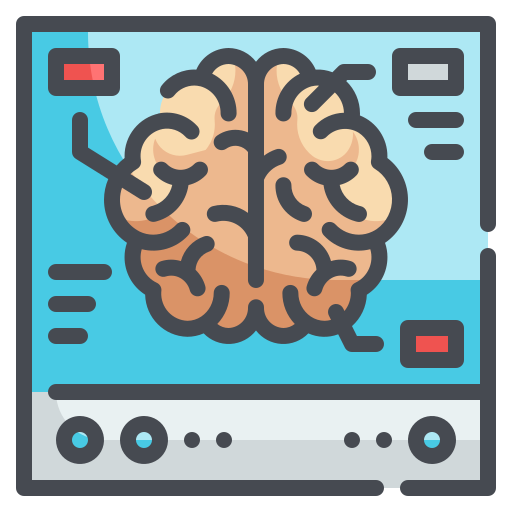
#> input picture app_icon.png, 512 x 512 px
$ python convert_icon.py
#> lines starting #> are read from the running program, lines starting #| are printed output that depends on the picture
# ===================================================================
# FILE 4: convert_icon.py
# ===================================================================
# Script to convert PNG icon to Windows .ico and macOS .icns

from PIL import Image
import os
import subprocess

print("Converting icon to platform-specific icon formats...")

# Input icon
logo_path = "./app_icon.png"

if not os.path.exists(logo_path):
    print(f"ERROR: {logo_path} not found!")
    exit(1)

# Load image
img = Image.open(logo_path)
#> img is the input picture: PIL image 512x512 RGBA; mean R, G, B, A 113.4, 137.2, 140, 223.8

# === Windows .ico ===
print("Creating Windows .ico...")
ico_path = "icon.ico"
img.save(
    ico_path,
    format="ICO",
    sizes=[(16, 16), (32, 32), (48, 48), (64, 64), (128, 128), (256, 256)],
)
print(f"✓ Created {ico_path}")

# === macOS .icns ===
print("Creating macOS .icns...")

# Check if on macOS (iconutil available)
if os.system("which iconutil > /dev/null 2>&1") == 0:
    # Create iconset directory
    iconset_dir = "icon.iconset"
    os.makedirs(iconset_dir, exist_ok=True)

    # Generate all required sizes
    sizes = [
        (16, "icon_16x16.png"),
        (32, "icon_16x16@2x.png"),
        (32, "icon_32x32.png"),
        (64, "icon_32x32@2x.png"),
        (128, "icon_128x128.png"),
        (256, "icon_128x128@2x.png"),
        (256, "icon_256x256.png"),
        (512, "icon_256x256@2x.png"),
        (512, "icon_512x512.png"),
        (1024, "icon_512x512@2x.png"),
    ]

    for size, filename in sizes:
        resized = img.resize((size, size), Image.Resampling.LANCZOS)
        resized.save(os.path.join(iconset_dir, filename))
#> this loop made 10 passes
#> pass 1, `resized = img.resize((size, size), Image.Resampling.LANCZOS)`:
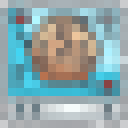
#> resized: PIL image 16x16 RGBA (shown 8 times larger); mean R, G, B, A 125, 150.7, 154.5, 225.4; transparent parts drawn white
#> pass 2, `resized = img.resize((size, size), Image.Resampling.LANCZOS)`:
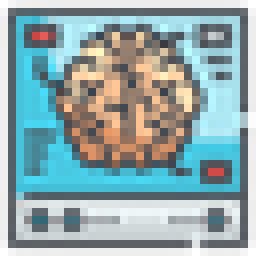
#> resized: PIL image 32x32 RGBA (shown 8 times larger); mean R, G, B, A 119.1, 141.8, 145.2, 223.4; transparent parts drawn white

    # Convert to .icns
    subprocess.run(["iconutil", "-c", "icns", iconset_dir, "-o", "icon.icns"])
#> (this line was passed over: subprocess is not available in this run)

    # Clean up
    import shutil

    shutil.rmtree(iconset_dir)

    print(f"✓ Created icon.icns")
else:
    print("⚠ iconutil not available (macOS only), skipping .icns creation")
    print("  You can create .icns manually on macOS or use online converters")

print("\nIcon conversion complete!")
print("\nNext steps:")
print("pyinstaller Disconnectome.spec")
